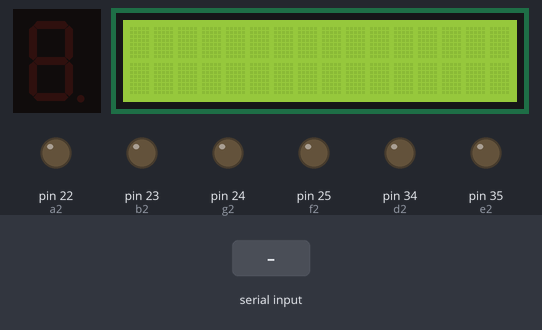
Simulated run of this sketch. Board: Arduino Mega 2560, built with avr-gcc and run on an emulated ATmega2560. Parts: 1-digit seven-segment display, 16×2 character LCD, output pins drawn as LEDs (lit = HIGH). Wiring (inferred from the names in the program): 1-digit 7-segment display, segments lit when HIGH: segments pin 26, pin 28, pin 29, pin 32, pin 31, pin 30, pin 27. Inputs (shaded band) come from the test bench. The segment pins are drawn as the display they are named for; pins used as bus, display or sensor lines are not drawn; what the sketch prints to the serial monitor is not drawn.

Above: at 1.2 s.
1.3 s: "PRINT: \n" received over the second serial link
At 1.7 s:
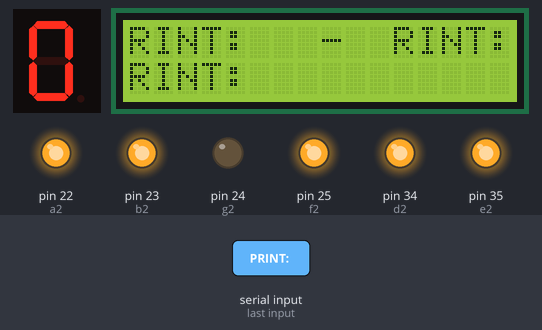
Timing chart, 0 to 4.3 s (numbered marks = the images above; inputs shaded):
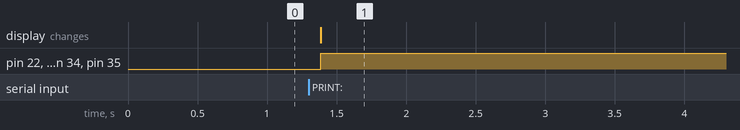

The sketch:

TravelTime.ino
```cpp
// include the library code:
#include <LiquidCrystal.h>

// initialize the library by associating any needed LCD interface pin
// with the arduino pin number it is connected to
const int rs = 36, en = 37, d4 = 38, d5 = 39, d6 = 40, d7 = 41;
LiquidCrystal lcd(rs, en, d4, d5, d6, d7);

const int ledPinFront = 6; // Define the LED pin
const int ledPinBack = 7; // Define the LED pin

const int buttonPin1 = 42; // Button 1 pin
const int buttonPin2 = 43; // Button 2 pin
const int buttonPin3 = 44; // Button 3 pin
const int buttonPin4 = 45; // Button 4 pin


int a = 26;
int b = 28;
int c = 29;
int d = 32;
int e = 31;
int f = 30;
int g = 27;

int a2 = 22;
int b2 = 23;
int c2 = 33;
int d2 = 34;
int e2 = 35;
int f2 = 25;
int g2 = 24;

void setup() {
  // Begin serial communication
  Serial.begin(9600);
  Serial1.begin(9600);  // Serial port 1
  Serial2.begin(9600);  // Serial port 2
  Serial3.begin(9600);  // Serial port 3

  lcd.begin(16, 2);
  // Loop through the busList array and print each bus information

  pinMode(a, OUTPUT);
  pinMode(b, OUTPUT);
  pinMode(c, OUTPUT);
  pinMode(d, OUTPUT);
  pinMode(e, OUTPUT);
  pinMode(f, OUTPUT);
  pinMode(g, OUTPUT);

  pinMode(a2, OUTPUT);
  pinMode(b2, OUTPUT);
  pinMode(c2, OUTPUT);
  pinMode(d2, OUTPUT);
  pinMode(e2, OUTPUT);
  pinMode(f2, OUTPUT);
  pinMode(g2, OUTPUT);
  }

void printBusInfo(String busNumber, String busName, String stopName) {
  lcd.clear(); // Clear the LCD display
  lcd.setCursor(0, 0);
  lcd.print(busNumber + "  -  " + busName);
  lcd.setCursor(0, 1);
  lcd.print(stopName);
}

// Function to blink the LED twice with a 0.25-second interval
void blinkLED() {
  for (int i = 0; i < 2; i++) {
    digitalWrite(ledPinFront, HIGH); // Turn on the front LED
    digitalWrite(ledPinBack, HIGH); // Turn on the back LED
    delay(250); // Wait for 0.25 seconds
    digitalWrite(ledPinFront, LOW); // Turn off the front LED
    digitalWrite(ledPinBack, LOW); // Turn off the back LED
    delay(250); // Wait for 0.25 seconds
  }
}

void displayDigit1(int digit) {
  switch (digit) {
    case 0:
      digitalWrite(a, HIGH);
      digitalWrite(b, HIGH);
      digitalWrite(c, HIGH);
      digitalWrite(d, HIGH);
      digitalWrite(e, HIGH);
      digitalWrite(f, HIGH);
      break;
    case 1:
      digitalWrite(b, HIGH);
      digitalWrite(c, HIGH);
      break;
    case 2:
      digitalWrite(a, HIGH);
      digitalWrite(b, HIGH);
      digitalWrite(g, HIGH);
      digitalWrite(e, HIGH);
      digitalWrite(d, HIGH);
      break;
    case 3:
      digitalWrite(a, HIGH);
      digitalWrite(b, HIGH);
      digitalWrite(c, HIGH);
      digitalWrite(d, HIGH);
      digitalWrite(g, HIGH);
      break;
    case 4:
      digitalWrite(b, HIGH);
      digitalWrite(c, HIGH);
      digitalWrite(f, HIGH);
      digitalWrite(g, HIGH);
      break;
    case 5:
      digitalWrite(a, HIGH);
      digitalWrite(c, HIGH);
      digitalWrite(d, HIGH);
      digitalWrite(f, HIGH);
      digitalWrite(g, HIGH);
      break;
    case 6:
      digitalWrite(a, HIGH);
      digitalWrite(c, HIGH);
      digitalWrite(d, HIGH);
      digitalWrite(e, HIGH);
      digitalWrite(f, HIGH);
      digitalWrite(g, HIGH);
      break;
    case 7:
      digitalWrite(a, HIGH);
      digitalWrite(b, HIGH);
      digitalWrite(c, HIGH);
      break;
    case 8:
      digitalWrite(a, HIGH);
      digitalWrite(b, HIGH);
      digitalWrite(c, HIGH);
      digitalWrite(d, HIGH);
      digitalWrite(e, HIGH);
      digitalWrite(f, HIGH);
      digitalWrite(g, HIGH);
      break;
    case 9:
      digitalWrite(a, HIGH);
      digitalWrite(b, HIGH);
      digitalWrite(c, HIGH);
      digitalWrite(d, HIGH);
      digitalWrite(f, HIGH);
      digitalWrite(g, HIGH);
      break;
      }
  }

  void displayDigit2(int digit) {
  switch (digit) {
    case 0:
      digitalWrite(a2, HIGH);
      digitalWrite(b2, HIGH);
      digitalWrite(c2, HIGH);
      digitalWrite(d2, HIGH);
      digitalWrite(e2, HIGH);
      digitalWrite(f2, HIGH);
      break;
    case 1:
      digitalWrite(b2, HIGH);
      digitalWrite(c2, HIGH);
      break;
    case 2:
      digitalWrite(a2, HIGH);
      digitalWrite(b2, HIGH);
      digitalWrite(g2, HIGH);
      digitalWrite(e2, HIGH);
      digitalWrite(d2, HIGH);
      break;
    case 3:
      digitalWrite(a2, HIGH);
      digitalWrite(b2, HIGH);
      digitalWrite(c2, HIGH);
      digitalWrite(d2, HIGH);
      digitalWrite(g2, HIGH);
      break;
    case 4:
      digitalWrite(b2, HIGH);
      digitalWrite(c2, HIGH);
      digitalWrite(f2, HIGH);
      digitalWrite(g2, HIGH);
      break;
    case 5:
      digitalWrite(a2, HIGH);
      digitalWrite(c2, HIGH);
      digitalWrite(d2, HIGH);
      digitalWrite(f2, HIGH);
      digitalWrite(g2, HIGH);
      break;
    case 6:
      digitalWrite(a2, HIGH);
      digitalWrite(c2, HIGH);
      digitalWrite(d2, HIGH);
      digitalWrite(e2, HIGH);
      digitalWrite(f2, HIGH);
      digitalWrite(g2, HIGH);
      break;
    case 7:
      digitalWrite(a2, HIGH);
      digitalWrite(b2, HIGH);
      digitalWrite(c2, HIGH);
      break;
    case 8:
      digitalWrite(a2, HIGH);
      digitalWrite(b2, HIGH);
      digitalWrite(c2, HIGH);
      digitalWrite(d2, HIGH);
      digitalWrite(e2, HIGH);
      digitalWrite(f2, HIGH);
      digitalWrite(g2, HIGH);
      break;
    case 9:
      digitalWrite(a2, HIGH);
      digitalWrite(b2, HIGH);
      digitalWrite(c2, HIGH);
      digitalWrite(d2, HIGH);
      digitalWrite(f2, HIGH);
      digitalWrite(g2, HIGH);
      break;
      }

  }

void clearDisplay() {
  // Turn off all segments
  digitalWrite(a, LOW);
  digitalWrite(b, LOW);
  digitalWrite(c, LOW);
  digitalWrite(d, LOW);
  digitalWrite(e, LOW);
  digitalWrite(f, LOW);
  digitalWrite(g, LOW);

  digitalWrite(a2, LOW);
  digitalWrite(b2, LOW);
  digitalWrite(c2, LOW);
  digitalWrite(d2, LOW);
  digitalWrite(e2, LOW);
  digitalWrite(f2, LOW);
  digitalWrite(g2, LOW);
}

void loop() {
  // Check if data is available on the main serial port (Serial Monitor)
  if (Serial1.available() > 0) {
    // Read the data
    String receivedData = Serial1.readStringUntil('\n'); // Read until newline character
    String busNumber = "";
    String busName = "";
    String stopName = "";
    int timeMinutes;


    // Print the received data to all serial ports
    //Serial.print(receivedData);
    //Serial2.print(receivedData);
    //Serial3.print(receivedData);

    // Parse and extract information
    if (receivedData.startsWith("PRINT: ")) {
      // Extract information from the PRINT line
      int index1 = receivedData.indexOf("1.");
      int index2 = receivedData.indexOf("2.");
      int index3 = receivedData.indexOf("3.");
      int index4 = receivedData.indexOf("4.");

      busNumber = receivedData.substring(index1 + 2, index2 - 1);
      busName = receivedData.substring(index2 + 2, index3 - 1);
      stopName = receivedData.substring(index3 + 2, index4 - 1);
    } else if (receivedData.startsWith("TIME: ")) {
      // Extract time information
      timeMinutes = receivedData.substring(6).toInt();
    }
      // Print the extracted information
      Serial.println("Bus Number: " + busNumber);
      Serial.println("Bus Name: " + busName);
      Serial.println("Stop Name: " + stopName);
      Serial.println("Time (Minutes): " + timeMinutes);

      lcd.begin(16, 2);
      printBusInfo(busNumber, busName, stopName);
      CountTime(timeMinutes);
      delay(20000); // Delay for 2 seconds before displaying the next bus info
    }
  }

// Actual Time Display Function
void CountTime(int minutes) {
  int tens = minutes/10%10; // 10's digit
  int ones = minutes%10; // 1's digit
  clearDisplay();
  //delay(200);
  displayDigit1(tens);
  displayDigit2(ones);
  //delay(2000); // Adjust delay as needed
  }

// Function to extract a value between two delimiters
String getValue(String data, String delimiter1, String delimiter2) {
  int index1 = data.indexOf(delimiter1) + delimiter1.length();
  int index2 = data.indexOf(delimiter2, index1);
  return data.substring(index1, index2);
}
```

Measured:
- after the input at 1.3 s, pin 22 (a2), pin 23 (b2), pin 25 (f2), pin 34 (d2), pin 35 (e2): LOW → HIGH after 0.09 s; the display: changes after 0.09 s (image 1)
